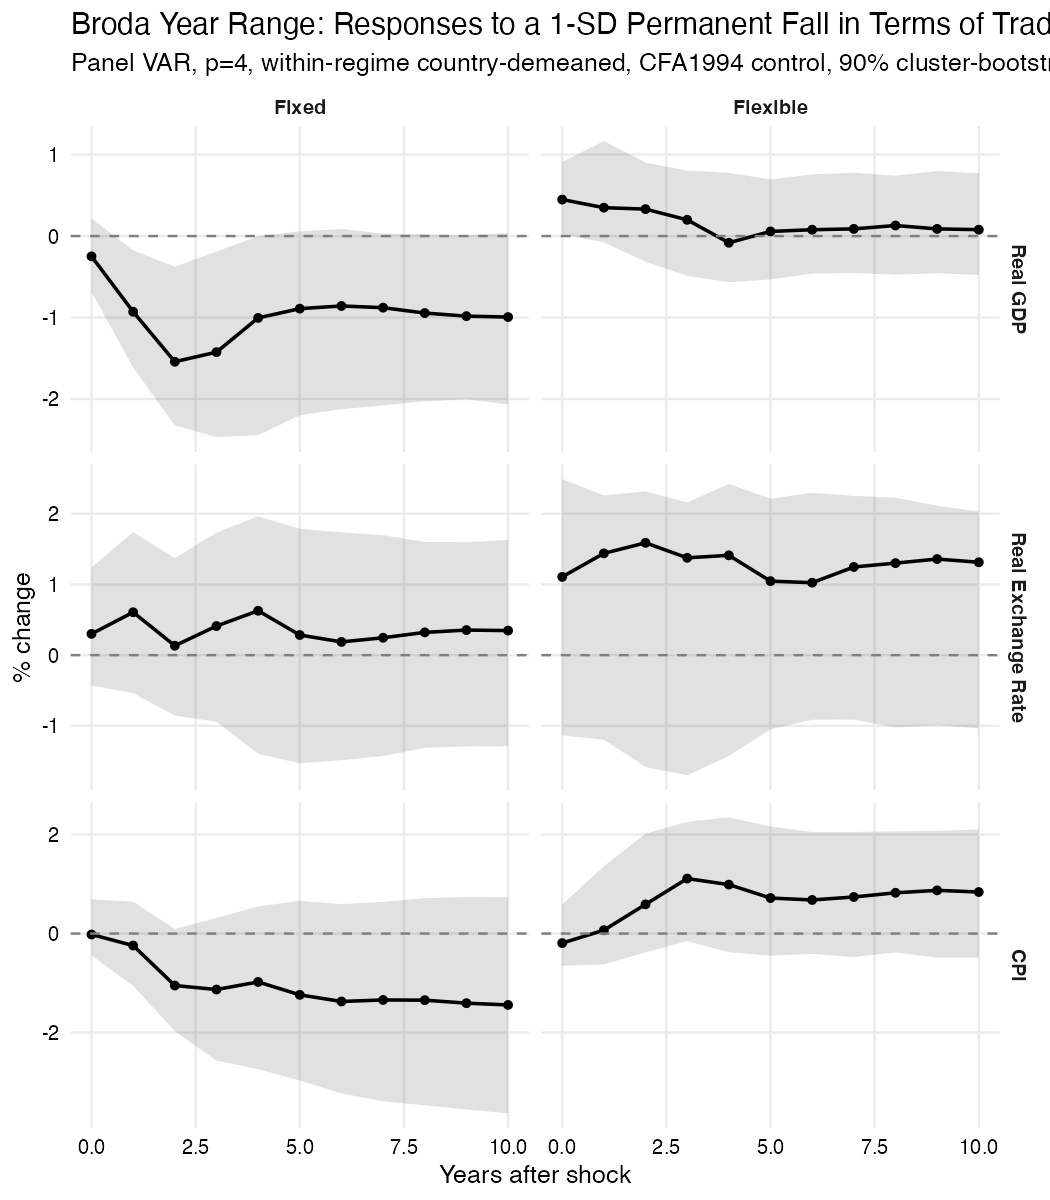

Source code (R):
library(vars)
library(ggplot2)
library(zoo)

df <- read.csv("broda_panel_1973_2023_UPDATED_v4.csv")
df <- df[order(df$countrycode, df$year), ]



df$dlng <- ave(df$dlng, df$countrycode, FUN = function(x) {
  if (sum(!is.na(x)) >= 2) na.approx(x, na.rm = FALSE) else x
})
df$dlng <- ave(df$dlng, df$countrycode, FUN = function(x) {
  if (any(is.na(x)) && any(!is.na(x))) x[is.na(x)] <- mean(x, na.rm = TRUE)
  x
})
df$dlng[is.na(df$dlng)] <- mean(df$dlng, na.rm = TRUE)

df$b_regime <- NA_character_
df$b_regime[df$broda_regime == "peg"]   <- "peg"
df$b_regime[df$broda_regime == "float"] <- "float"

df$b_lag1  <- ave(df$b_regime, df$countrycode, FUN = function(x) c(NA, head(x, -1)))
df$b_lag2  <- ave(df$b_regime, df$countrycode, FUN = function(x) c(NA, NA, head(x, -2)))
df$b_lead1 <- ave(df$b_regime, df$countrycode, FUN = function(x) c(tail(x, -1), NA))
df$b_lead2 <- ave(df$b_regime, df$countrycode, FUN = function(x) c(tail(x, -2), NA, NA))

df$b_stable <- !is.na(df$b_regime) &
  !is.na(df$b_lag1) & !is.na(df$b_lag2) &
  !is.na(df$b_lead1) & !is.na(df$b_lead2) &
  df$b_regime == df$b_lag1  & df$b_regime == df$b_lag2 &
  df$b_regime == df$b_lead1 & df$b_regime == df$b_lead2

cfa_countries <- c("BFA","COG","CAF","CMR","CIV","TCD","GAB","SEN","NER","MLI")
df$cfa1994 <- as.integer(df$countrycode %in% cfa_countries & df$year == 1994)

df <- df[!is.na(df$b_stable) & df$b_stable, ]
df <- df[df$b_regime %in% c("peg","float"), ]
df <- df[df$year <= 1996, ]
df <- df[abs(df$dlny) < 0.20, ]

needed <- c("dln_tot_best","dlny","dln_rer_merged","d_ln_cpi",
            "trade_openness","dlng","cfa1994","countrycode","b_regime")
df <- df[complete.cases(df[, needed]), ]

cat("Estimation sample:", range(df$year), "\n")

peg_data <- df[df$b_regime == "peg",   ]
flt_data <- df[df$b_regime == "float", ]

cat("Peg obs:", nrow(peg_data), " Float obs:", nrow(flt_data), "\n")

# ---- core function: demean, fit VAR, return cumulative IRF paths (all responses) ----
fit_irf_all <- function(d, has_cfa) {
  vars_dm <- c("dln_tot_best","dlny","dln_rer_merged","d_ln_cpi","trade_openness","dlng")
  for (v in vars_dm)
    d[[v]] <- d[[v]] - ave(d[[v]], d$countrycode, FUN = function(x) mean(x, na.rm = TRUE))
  d <- d[complete.cases(d[, vars_dm]), ]
  if (nrow(d) < 30) return(NULL)

  endog <- as.matrix(d[, c("dln_tot_best","dlny","dln_rer_merged","d_ln_cpi")])
  exog  <- if (has_cfa && sum(d$cfa1994, na.rm = TRUE) > 0)
    as.matrix(data.frame(trade_openness = d$trade_openness,
                         dlng = d$dlng, cfa1994 = d$cfa1994))
  else
    as.matrix(data.frame(trade_openness = d$trade_openness, dlng = d$dlng))

  v <- tryCatch(VAR(endog, p = 4, type = "const", exogen = exog), error = function(e) NULL)
  if (is.null(v)) return(NULL)

  responses <- c("dlny","dln_rer_merged","d_ln_cpi")
  out <- list()
  for (r in responses) {
    ir <- tryCatch(
      irf(v, impulse = "dln_tot_best", response = r,
          n.ahead = 10, boot = FALSE, cumulative = TRUE),
      error = function(e) NULL
    )
    out[[r]] <- if (!is.null(ir)) as.numeric(-ir$irf$dln_tot_best[, r] * 100) else rep(NA, 11)
  }
  out
}

resample_countries <- function(d) {
  cc <- unique(d$countrycode)
  drawn <- sample(cc, length(cc), replace = TRUE)
  do.call(rbind, lapply(seq_along(drawn), function(i) {
    sub <- d[d$countrycode == drawn[i], ]
    sub$countrycode <- paste0(drawn[i], "_", i)
    sub
  }))
}

# ---- point estimates ----
pt_peg <- fit_irf_all(peg_data, has_cfa = TRUE)
pt_flt <- fit_irf_all(flt_data, has_cfa = FALSE)

# ---- cluster bootstrap ----
B <- 200
responses <- c("dlny","dln_rer_merged","d_ln_cpi")

boot_peg  <- lapply(responses, function(r) matrix(NA, B, 11))
boot_flt  <- lapply(responses, function(r) matrix(NA, B, 11))
names(boot_peg) <- responses
names(boot_flt) <- responses

set.seed(42)
for (b in 1:B) {
  if (b %% 50 == 0) cat("bootstrap", b, "/", B, "\n")
  bp <- fit_irf_all(resample_countries(peg_data), has_cfa = TRUE)
  bf <- fit_irf_all(resample_countries(flt_data), has_cfa = FALSE)
  for (r in responses) {
    if (!is.null(bp)) boot_peg[[r]][b, ] <- bp[[r]]
    if (!is.null(bf)) boot_flt[[r]][b, ] <- bf[[r]]
  }
}

# ---- build plot dataframe ----
irf_df <- data.frame()
labels <- c(dlny = "Real GDP", dln_rer_merged = "Real Exchange Rate", d_ln_cpi = "CPI")

for (r in responses) {
  lo_peg <- apply(boot_peg[[r]], 2, quantile, 0.05, na.rm = TRUE)
  hi_peg <- apply(boot_peg[[r]], 2, quantile, 0.95, na.rm = TRUE)
  lo_flt <- apply(boot_flt[[r]], 2, quantile, 0.05, na.rm = TRUE)
  hi_flt <- apply(boot_flt[[r]], 2, quantile, 0.95, na.rm = TRUE)

  irf_df <- rbind(irf_df,
    data.frame(horizon = 0:10, point = pt_peg[[r]],
               lo = lo_peg, hi = hi_peg,
               variable = labels[r], regime = "Fixed"),
    data.frame(horizon = 0:10, point = pt_flt[[r]],
               lo = lo_flt, hi = hi_flt,
               variable = labels[r], regime = "Flexible")
  )
}

irf_df$variable <- factor(irf_df$variable, levels = c("Real GDP","Real Exchange Rate","CPI"))
irf_df$regime   <- factor(irf_df$regime,   levels = c("Fixed","Flexible"))

p <- ggplot(irf_df, aes(x = horizon)) +
  geom_ribbon(aes(ymin = lo, ymax = hi), alpha = 0.15) +
  geom_line(aes(y = point), linewidth = 0.8) +
  geom_point(aes(y = point), size = 1.5) +
  geom_hline(yintercept = 0, linetype = "dashed", color = "gray50") +
  facet_grid(variable ~ regime, scales = "free_y") +
  labs(x = "Years after shock", y = "% change",
       title = "Broda Year Range: Responses to a 1-SD Permanent Fall in Terms of Trade",
       subtitle = "Panel VAR, p=4, within-regime country-demeaned, CFA1994 control, 90% cluster-bootstrap CI") +
  theme_minimal(base_size = 12) +
    theme(strip.text = element_text(face = "bold"),
            panel.grid.minor = element_blank(),
            axis.text = element_text(color = "black"))


ggsave("broda_new.png", p, width = 7, height = 8, dpi = 150)
cat("Done.\n")

# ---- inference tables ----
RESPONSE <- "d_ln_cpi"

pt_diff  <- pt_peg[[RESPONSE]] - pt_flt[[RESPONSE]]
boot_diff <- boot_peg[[RESPONSE]] - boot_flt[[RESPONSE]]

ci_peg  <- list(lo = apply(boot_peg[[RESPONSE]],  2, quantile, 0.05, na.rm = TRUE),
                hi = apply(boot_peg[[RESPONSE]],  2, quantile, 0.95, na.rm = TRUE))
ci_flt  <- list(lo = apply(boot_flt[[RESPONSE]],  2, quantile, 0.05, na.rm = TRUE),
                hi = apply(boot_flt[[RESPONSE]],  2, quantile, 0.95, na.rm = TRUE))
ci_diff <- list(lo = apply(boot_diff, 2, quantile, 0.05, na.rm = TRUE),
                hi = apply(boot_diff, 2, quantile, 0.95, na.rm = TRUE))

fmt <- function(pt, ci) data.frame(
  horizon = 0:10,
  irf     = round(pt, 2),
  lo_90   = round(ci$lo, 2),
  hi_90   = round(ci$hi, 2),
  sig     = ifelse(ci$lo > 0 | ci$hi < 0, "*", "")
)

cat("\nResponse:", RESPONSE, "| B =", B, "| * = 90% CI excludes zero\n")
cat("\nPEG\n");               print(fmt(pt_peg[[RESPONSE]],  ci_peg),  row.names = FALSE)
cat("\nFLOAT\n");             print(fmt(pt_flt[[RESPONSE]],  ci_flt),  row.names = FALSE)
cat("\nDIFF (peg - float)\n"); print(fmt(pt_diff, ci_diff), row.names = FALSE)


library(knitr)

HORIZONS <- c(impact = 1, short_run = 3, long_run = 11)

labels <- c(dlny = "Real GDP",
            dln_rer_merged = "Real Exchange Rate",
            d_ln_cpi = "CPI")

fmt_cell <- function(pt_val, boot_mat, h_idx) {
  pt  <- round(pt_val[h_idx], 2)
  lo  <- round(quantile(boot_mat[, h_idx], 0.05, na.rm = TRUE), 2)
  hi  <- round(quantile(boot_mat[, h_idx], 0.95, na.rm = TRUE), 2)
  sig <- if (!is.na(lo) && !is.na(hi) && (lo > 0 | hi < 0)) "*" else ""
  sprintf("%.2f%s", pt, sig)
}

rows <- list()
for (r in responses) {
  lab <- labels[r]
  rows[[length(rows)+1]] <- c(
    Variable   = lab,
    Regime     = "Fixed",
    Impact     = fmt_cell(pt_peg[[r]], boot_peg[[r]], HORIZONS["impact"]),
    Short_Run  = fmt_cell(pt_peg[[r]], boot_peg[[r]], HORIZONS["short_run"]),
    Long_Run   = fmt_cell(pt_peg[[r]], boot_peg[[r]], HORIZONS["long_run"])
  )
  rows[[length(rows)+1]] <- c(
    Variable   = "",
    Regime     = "Flexible",
    Impact     = fmt_cell(pt_flt[[r]], boot_flt[[r]], HORIZONS["impact"]),
    Short_Run  = fmt_cell(pt_flt[[r]], boot_flt[[r]], HORIZONS["short_run"]),
    Long_Run   = fmt_cell(pt_flt[[r]], boot_flt[[r]], HORIZONS["long_run"])
  )
}

tbl <- as.data.frame(do.call(rbind, rows), stringsAsFactors = FALSE)
names(tbl) <- c("Variable","Regime","Impact (h=0)","Short Run (h=2)","Long Run (h=10)")

cat("\n")
print(kable(tbl, align = "llrrr",
            caption = sprintf(
              "Responses to a 1-SD Permanent Fall in ToT | peg: %d obs, float: %d obs | * = 90%% CI excludes zero",
              nrow(peg_data), nrow(flt_data))))

write.csv(tbl, "broda_table_rep.csv", row.names = FALSE)
cat("Table saved to broda_table_rep.csv\n")
